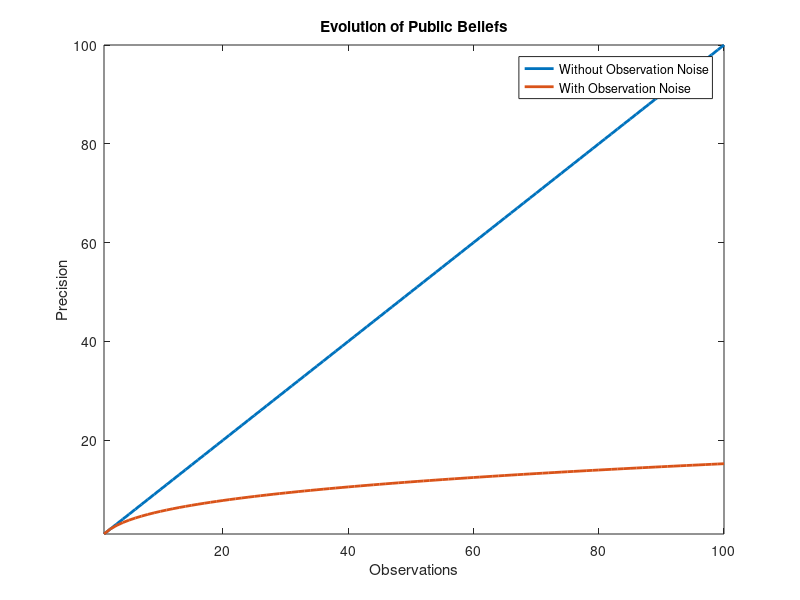

Source code (MATLAB):
%% The effect of observation noise in social learning (Based on Chamley's Rational Herds. Ch.3, 2004)
% Simple illustration of what happens when an agent's actions do not 
% convey all the information about his private information/beliefs. 
% In the benchmark, with the actions of the individual perfectly revealing
% his private signal, we have that the precision of the public belief
% (which is updated every period after an agent takes his actions)
% increases faster than when there is observation noise about the private
% signal an agent that moved in that period received.


% Basic timing: 
% 1) Given some initial public beliefs about the aggregate state, 
% nature draws a value for an aggregate parameter of interest (theta,
% for example)
% 2) An agent receives a private signal, s. Updates his private beliefs,
% using the public belief as his prior. 
% 3) That agent makes a decision to maximize his expected payoff
% 4) All agents, upon seeing agent t's actions, update the public belief.
% This is what we care about. How these beliefs will evolve, as in the next
% period an agent will update his private beliefs based on this and his own
% private signal. 

% Note: The aggregate state random variable, the public belief, and the
% private signal are all Gaussian. 

%% Without Information Noise --> An agent's actions perfectly reveal his private signal.

%Create a vector rho:
rho=zeros(100,1);

rho_theta = 1;
rho_epsi = 1;

for i=1:100
  rho(i) = rho_theta + (i-1)*rho_epsi;
end

%If we were to write it in terms of the variances instead of the
%precisions:

sigma=zeros(100,1);
sigma_theta = 1/rho_theta;
sigma_epsi = 1/rho_epsi;


for i=1:100
  sigma(i) = sigma_theta + (i-1)*sigma_epsi;
end



%% With observational noise --> Action of an agent does not fully reveal his private signal.

%The public beliefs now evolve according to:
% rho_t+1 = rho_t + 1/(sigma_epsilon^2 + sigma_eta^2*(1+rho_t+sigma_epsilon^2)^2)

% We define the values for the parameters: 

sigma_theta_noise = 1;
sigma_epsi_noise = 0.75; 
sigma_eta_noise = 0.423;

% Create the vector rho, for the public belief

rho_noise = zeros(100,1);

rho_noise(1) = 1; %Initial value, equal to rho_theta. 

% Updating Rule

for t=2:100
    rho_noise(t) = rho_noise(t-1) + 1/(sigma_epsi_noise^2 + sigma_eta_noise^2*(1+rho_noise(t-1)*sigma_epsi_noise^2)^2);
end    

%% Conclusion

% Then, without information noise, the public belief increases by a
% constant amount rho_epsi every period. It will be a linear function of
% the number of observations. With observation noise, as the number of
% periods goes to infinity the increment in the precision across periods
% tends to zero (it will be a concave function of the number of periods).
% To check this visually, see the following graph.

t = linspace(1,100);

figure;
pl=plot(t, rho, t, rho_noise), axis tight; title('Evolution of Public Beliefs'); xlabel('Observations'), ylabel('Precision');
set(pl,'LineWidth',2);
legend({'Without Observation Noise','With Observation Noise'},'Location','best')